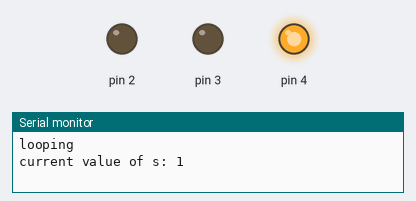
Recording of a sketch running on a simulated Arduino Uno, built with avr-gcc and run on an emulated ATmega328P. Parts: output pins drawn as LEDs (lit = HIGH), the last lines printed to the serial monitor. Pins used as bus, display or sensor lines are not drawn.

Above: at 0.5 s.
At 1.5 s:
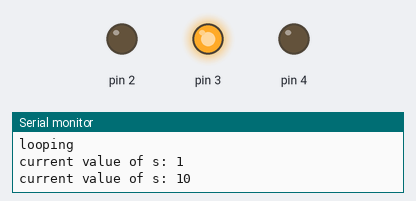
At 2.5 s:
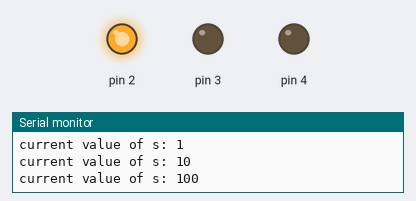
At 3.5 s:
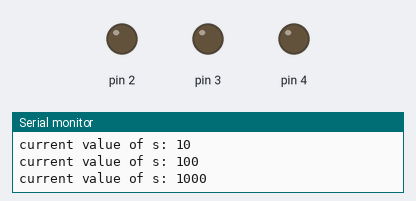
Timing chart, 0 to 5.2 s (numbered marks = the images above):
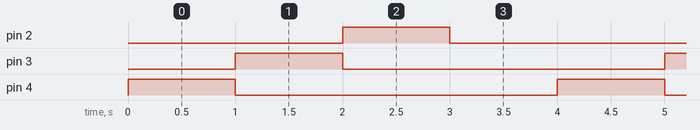

Measured:
- by itself, pin 2–4: alternates HIGH for 1.0 s and LOW for 3.0 s
- by itself, everything shown: repeats every 4.0 s, in 4 steps

The sketch:

Lab3.8.ino
```cpp
/*
3.7 demonstrate bit shifting
*/

uint8_t s; // shift bits

// Initialize four pins at a time in a nibble
void nibbleInit(uint8_t pin_b3, uint8_t pin_b2, uint8_t pin_b1, uint8_t pin_b0, uint8_t mode)
{
  pinMode(pin_b3, mode);
  pinMode(pin_b2, mode);
  pinMode(pin_b1, mode);
  pinMode(pin_b0, mode);
}

// Read four pins at a time an store in the lower nibble of the result
uint8_t pinsToNibble(uint8_t pin_b3, uint8_t pin_b2, uint8_t pin_b1, uint8_t pin_b0)
{
  uint8_t nibble;
  nibble = digitalRead(pin_b3) << 3 |
  digitalRead(pin_b2) << 2 |
  digitalRead(pin_b1) << 1 |
  digitalRead(pin_b0) << 0;
  return nibble;
}

// Use the lower nibble in the in variable to write four pints at a time
void nibbleToPins(uint8_t in, uint8_t pin_b3, uint8_t pin_b2, uint8_t pin_b1, uint8_t pin_b0) {
// use bitwise & operator to create logic condition that is
// used to light bits as if in the same nibble.
  digitalWrite(pin_b0, in & 0b00000001);
  digitalWrite(pin_b1, in & 0b00000010);
  digitalWrite(pin_b2, in & 0b00000100);
  digitalWrite(pin_b3, in & 0b00001000);
}

void setup() {
  nibbleInit(1,2,3,4, OUTPUT);
  Serial.begin(9600);
}

void loop() {

  Serial.println("looping");
  int s = 0b0001;
  while ( s <= 0b1000) // 0b1000
  {
    Serial.print("current value of s: ");
    Serial.print(s, BIN);
    Serial.println();
    nibbleToPins(s,1,2,3,4);
    s = s << 1;
    delay(1000);
  }
}
```
